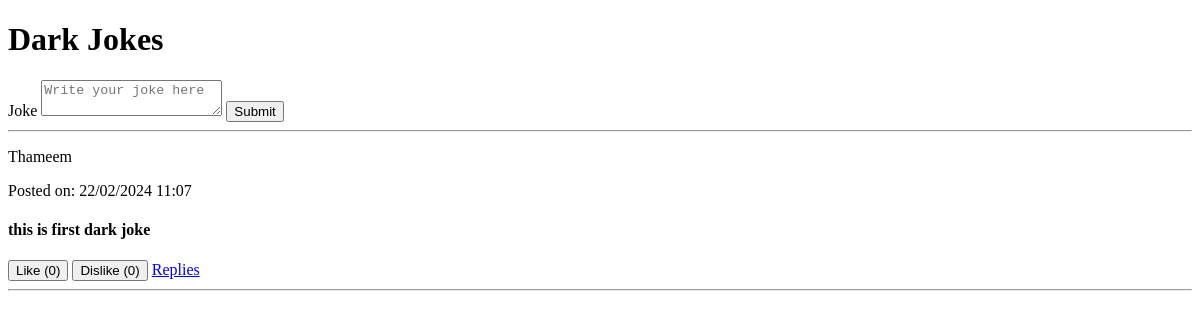
The page /dark_jokes on the database as committed earlier.
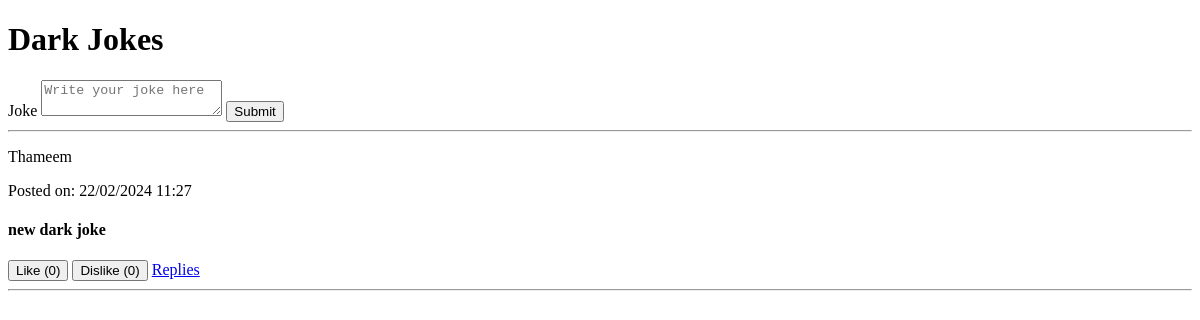
The same page on the database as committed later.
### app.py (models this page shows)
class DarkJoke(db.Model):
    id = db.Column(db.Integer, primary_key=True)
    user_id = db.Column(db.Integer, db.ForeignKey('user.id'), nullable=False)
    date = db.Column(db.DateTime, nullable=False, default=datetime.utcnow)
    joke = db.Column(db.Text, nullable=False)
    likes = db.Column(db.Integer, default=0)  # Add likes attribute here
    dislikes = db.Column(db.Integer, default=0)  # Add dislikes attribute here
    user = db.relationship('User', backref='jokes')

class User(db.Model, UserMixin):
    id = db.Column(db.Integer, primary_key=True)
    username = db.Column(db.String(20), nullable=False, unique=True)
    email = db.Column(db.String(120), nullable=False, unique=True)
    password = db.Column(db.String(80), nullable=False)

### app.py (the view)
@app.route('/dark_jokes', methods=['GET', 'POST'])
def dark_jokes():
    form = DarkJokeForm()
    if form.validate_on_submit():
        new_joke = DarkJoke(user=current_user, joke=form.joke.data)
        db.session.add(new_joke)
        db.session.commit()
        return redirect(url_for('dark_jokes'))
    jokes = DarkJoke.query.all()
    return render_template('dark_jokes.html', form=form, jokes=jokes)

### app.py
class DarkJokeForm(FlaskForm):
    joke = TextAreaField('Joke', validators=[InputRequired()])
    submit = SubmitField('Submit')

### templates/dark_jokes.html (shortened to what this page needs)
{% extends 'layout.html' %} {% block title %} Dark Jokes {% endblock title %} {%
block body %}
<h1>Dark Jokes</h1>
<form method="POST" action="">
  {{ form.hidden_tag() }} {{ form.joke.label }} {{
  form.joke(class="form-control", placeholder="Write your joke here") }} {{
  form.submit(class="btn btn-primary") }}
</form>
<hr />
{% for joke in jokes %}
<div>
  <p>{{ joke.user.username }}</p>
  <p>Posted on: {{ joke.date.strftime('%d/%m/%Y %H:%M') }}</p>
  <h4>{{ joke.joke }}</h4>
  <form
    action="{{ url_for('like_joke', joke_id=joke.id) }}"
    method="post"
    style="display: inline"
  >
    <button type="submit" class="btn btn-primary">
      Like ({{ joke.likes }})
    </button>
  </form>
  <form
    action="{{ url_for('dislike_joke', joke_id=joke.id) }}"
    method="post"
    style="display: inline"
  >
    <button type="submit" class="btn btn-danger">
      Dislike ({{ joke.dislikes }})
    </button>
  </form>
  <a
    href="{{ url_for('reply_dark_joke', joke_id=joke.id) }}"
    class="btn btn-info"
  >
    Replies
  </a>
  <hr />
</div>
{% endfor %} {% endblock body %}

### templates/layout.html (shortened to what this page needs)
<!DOCTYPE html>
<html lang="en">
<head>
</head>
<body>
    {% block body %}
    {% endblock body %}
</body>
</html>

Rows that differ between the two databases and show on the page:
changed DarkJoke "Thameem": date "22/02/2024 11:07" → "22/02/2024 11:27"; joke "this is first dark joke" → "new dark joke"
